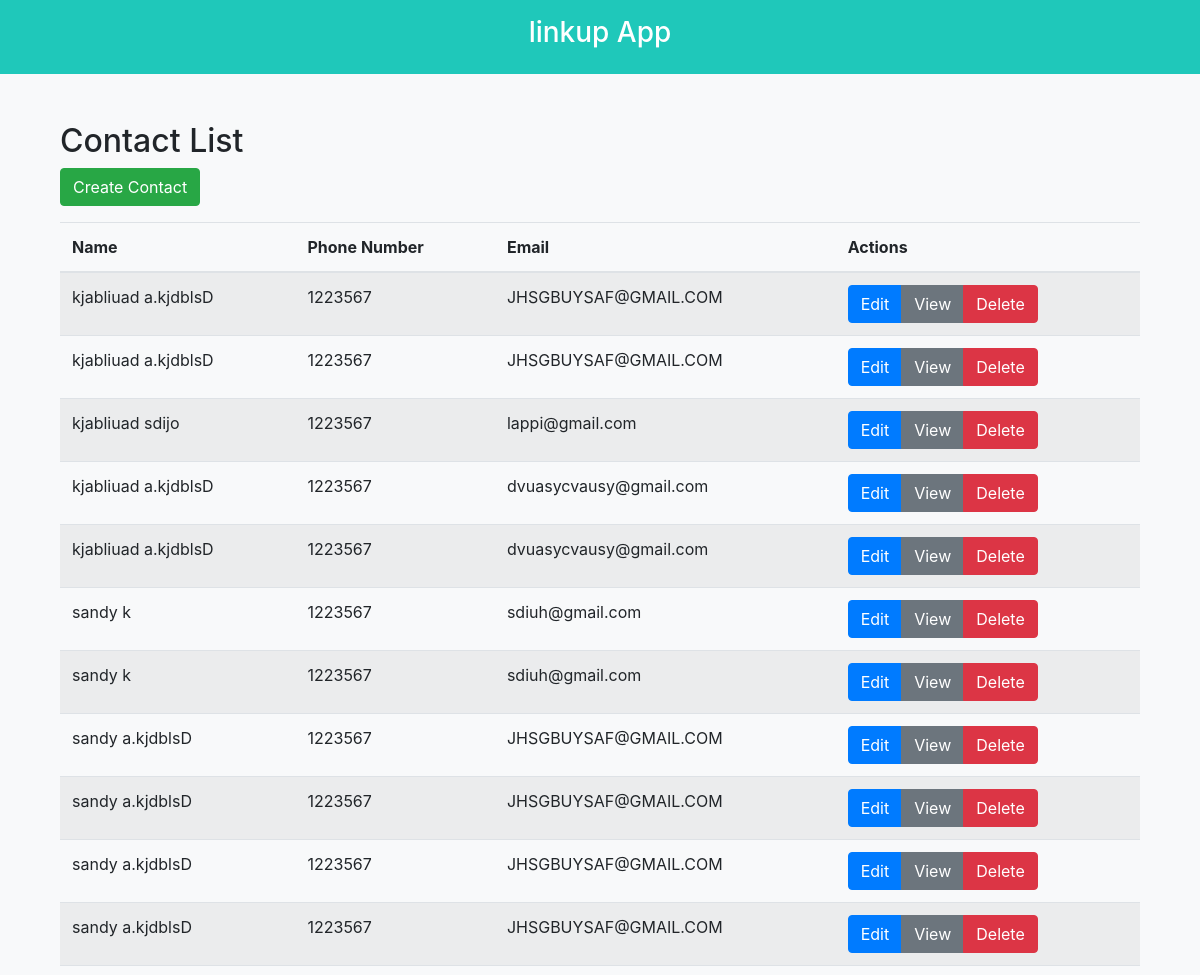
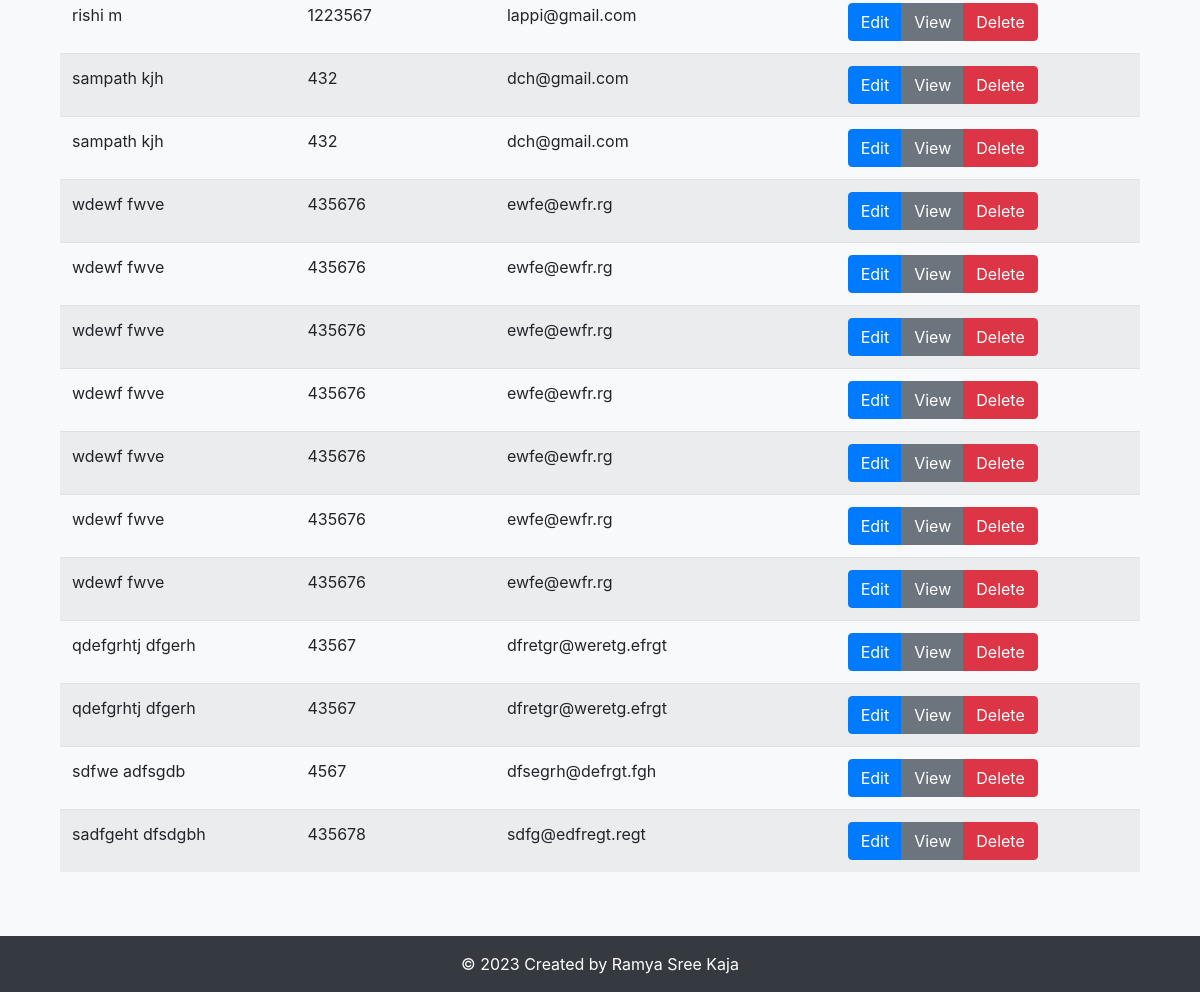
The page / on the database its author committed (2 pictures, top to bottom).
### linkup/models.py (models this page shows, shortened)
class Contact(models.Model):
    first_name = models.CharField(max_length=100)
    last_name = models.CharField(max_length=100)
    phone_number = models.CharField(max_length=15)
    email = models.EmailField()
    address = models.TextField(null=True, blank=True)

### linkup/views.py (the view)
# urls.py: path('', linkup_views.linkup_list, name='home'),
def linkup_list(request):
    contacts = Contact.objects.all()
    return render(request, 'linkup/linkup_list.html', {'contacts': contacts})

### linkup/templates/linkup/linkup_list.html (shortened to what this page needs)
{% extends 'linkup/base.html' %}
{% block content %}
<div class="container">
    <h2>Contact List</h2>
    <a href="{% url 'linkup_create' %}" class="btn btn-success mb-3">Create Contact</a>
    <table class="table table-striped">
        <thead>
            <tr>
                <th scope="col">Name</th>
                <th scope="col">Phone Number</th>
                <th scope="col">Email</th>
                <th scope="col">Actions</th>
            </tr>
        </thead>
        <tbody>
            {% for contact in contacts %}
                <tr>
                    <td>{{ contact.first_name }} {{ contact.last_name }}</td>
                    <td>{{ contact.phone_number }}</td>
                    <td>{{ contact.email }}</td>
                    <td>
                        <div class="btn-group" role="group" aria-label="Actions">
                            <a href="{% url 'linkup_update' contact.id %}" class="btn btn-primary">Edit</a>
                            <a href="{% url 'linkup_detail' contact.id %}" class="btn btn-secondary">View</a>
                            <a href="{% url 'linkup_confirm_delete' contact.id %}" class="btn btn-danger">Delete</a>
                        </div>
                    </td>
                </tr>
            {% empty %}
                <tr>
                    <td colspan="4">No contacts available.</td>
                </tr>
            {% endfor %}
        </tbody>
    </table>
</div>
{% endblock %}

### linkup/templates/linkup/base.html (style rules this page uses)
body { background-color: #f8f9fa; }

### rows shown on the page
Contact: first_name "kjabliuad", last_name "a.kjdblsD", phone_number "1223567", email "JHSGBUYSAF@GMAIL.COM"
Contact: first_name "kjabliuad", last_name "a.kjdblsD", phone_number "1223567", email "JHSGBUYSAF@GMAIL.COM"
Contact: first_name "kjabliuad", last_name "sdijo", phone_number "1223567", email "lappi@gmail.com"
Contact: first_name "kjabliuad", last_name "a.kjdblsD", phone_number "1223567", email "dvuasycvausy@gmail.com"
Contact: first_name "kjabliuad", last_name "a.kjdblsD", phone_number "1223567", email "dvuasycvausy@gmail.com"
Contact: first_name "sandy", last_name "k", phone_number "1223567", email "sdiuh@gmail.com"
Contact: first_name "sandy", last_name "k", phone_number "1223567", email "sdiuh@gmail.com"
Contact: first_name "sandy", last_name "a.kjdblsD", phone_number "1223567", email "JHSGBUYSAF@GMAIL.COM"
Contact: first_name "sandy", last_name "a.kjdblsD", phone_number "1223567", email "JHSGBUYSAF@GMAIL.COM"
Contact: first_name "sandy", last_name "a.kjdblsD", phone_number "1223567", email "JHSGBUYSAF@GMAIL.COM"
Contact: first_name "sandy", last_name "a.kjdblsD", phone_number "1223567", email "JHSGBUYSAF@GMAIL.COM"
Contact: first_name "rishi", last_name "m", phone_number "1223567", email "lappi@gmail.com"
Contact: first_name "sampath", last_name "kjh", phone_number "432", email "dch@gmail.com"
Contact: first_name "sampath", last_name "kjh", phone_number "432", email "dch@gmail.com"
Contact: first_name "wdewf", last_name "fwve", phone_number "435676", email "ewfe@ewfr.rg"
Contact: first_name "wdewf", last_name "fwve", phone_number "435676", email "ewfe@ewfr.rg"
Contact: first_name "wdewf", last_name "fwve", phone_number "435676", email "ewfe@ewfr.rg"
Contact: first_name "wdewf", last_name "fwve", phone_number "435676", email "ewfe@ewfr.rg"
Contact: first_name "wdewf", last_name "fwve", phone_number "435676", email "ewfe@ewfr.rg"
Contact: first_name "wdewf", last_name "fwve", phone_number "435676", email "ewfe@ewfr.rg"
Contact: first_name "wdewf", last_name "fwve", phone_number "435676", email "ewfe@ewfr.rg"
Contact: first_name "qdefgrhtj", last_name "dfgerh", phone_number "43567", email "dfretgr@weretg.efrgt"
Contact: first_name "qdefgrhtj", last_name "dfgerh", phone_number "43567", email "dfretgr@weretg.efrgt"
Contact: first_name "sdfwe", last_name "adfsgdb", phone_number "4567", email "dfsegrh@defrgt.fgh"
Contact: first_name "sadfgeht", last_name "dfsdgbh", phone_number "435678", email "sdfg@edfregt.regt"
